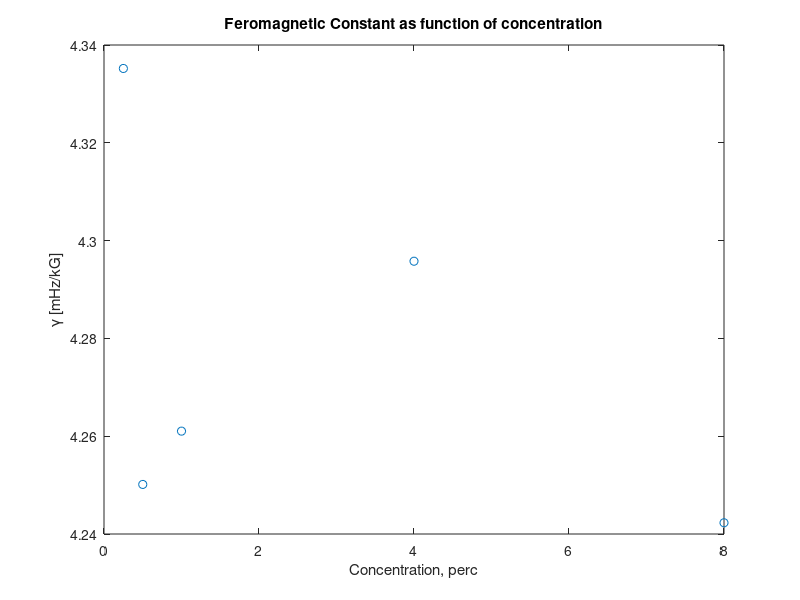

Write MATLAB code to recreate this figure. (Note: this script raises an error after producing the figure.)
%%% NMR Experiment main program %%%%%%%%%%%%%%%%%%%
clear all;
close all;
clc;

%%% Ferromagnetic Constant calculation

B0 = [3.6 3.56 3.59 3.60 3.53];
freq = [(15.27257+15.27198)/2 (15.29292+15.29306)/2 (15.29660+15.29764)/2 (15.30097+15.30002)/2 (15.30392+15.30260)/2]
gamma = freq./B0;
conc = [8 4 1 0.5 0.25];
figure;
plot(conc, gamma, 'o')
title('Feromagnetic Constant as function of concentration');
xlabel('Concentration, perc');
ylabel('\gamma [mHz/kG]');



%%%%%%%%%%%%%%%%%%%%%%%%%%%%%%%%%%%%%%%%

T1_list = dir ('T1*.csv');
for i=1:length(T1_list)
    [T1_results(i,1), T1_results(i,2), T1_results(i,3), T1_results(i,4)] = T1(T1_list(i).name);
end

%%% we are going to plot T_1 as function of concentration
figure;
plot (T1_results(:,4), T1_results(:,2));
title ('T_1 as function of concentration of CuSo_4 ');
xlabel('Concentration, perc');
ylabel('T_1, [msec]');


T2_star_list = dir ('T2_star*.csv');

for i=1:length(T2_star_list)
    [T2_star_results(i,1), T2_star_results(i,2), T2_star_results(i,3), T2_star_results(i,4)] = T2_star(T2_star_list(i).name);
end

%%% we are going to plot T_1 as function of concentration
figure;
plot (T2_star_results(:,4), T2_star_results(:,2), 'o');
title ('{T_2}^* as function of concentration of CuSo_4 ');
xlabel('Concentration, perc');
ylabel('{T_2}^*, [sec]');




T2_list = dir ('TT2_*CPMG.csv');

for i=1:length(T2_list)
    [T2_results(i,1), T2_results(i,2), T2_results(i,3), T2_results(i,4)] = T2(T2_list(i).name, 1);
end
